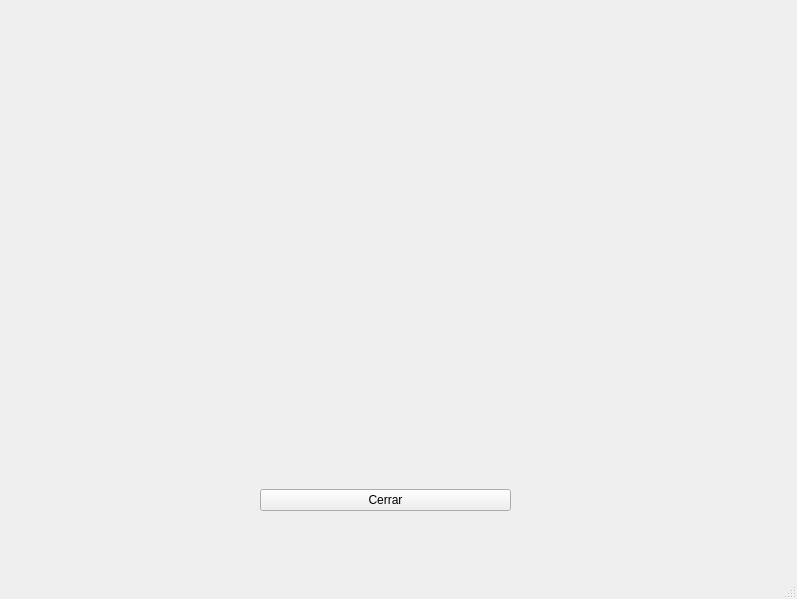
<?xml version="1.0" encoding="UTF-8"?>
<ui version="4.0">
 <class>MainWindow</class>
 <widget class="QMainWindow" name="MainWindow">
  <property name="geometry">
   <rect>
    <x>0</x>
    <y>0</y>
    <width>797</width>
    <height>599</height>
   </rect>
  </property>
  <property name="windowTitle">
   <string>MainWindow</string>
  </property>
  <widget class="QWidget" name="centralwidget">
   <widget class="QCustomPlot" name="customplot" native="true">
    <property name="geometry">
     <rect>
      <x>10</x>
      <y>10</y>
      <width>771</width>
      <height>431</height>
     </rect>
    </property>
   </widget>
   <widget class="QWidget" name="gridLayoutWidget">
    <property name="geometry">
     <rect>
      <x>260</x>
      <y>450</y>
      <width>251</width>
      <height>101</height>
     </rect>
    </property>
    <layout class="QGridLayout" name="gridLayout">
     <item row="0" column="0">
      <widget class="QPushButton" name="b_cerrar_grafico">
       <property name="text">
        <string>Cerrar</string>
       </property>
      </widget>
     </item>
    </layout>
   </widget>
  </widget>
  <widget class="QMenuBar" name="menubar">
   <property name="geometry">
    <rect>
     <x>0</x>
     <y>0</y>
     <width>797</width>
     <height>23</height>
    </rect>
   </property>
  </widget>
  <widget class="QStatusBar" name="statusbar"/>
 </widget>
 <customwidgets>
  <customwidget>
   <class>QCustomPlot</class>
   <extends>QWidget</extends>
   <header>qcustomplot.h</header>
   <container>1</container>
  </customwidget>
 </customwidgets>
 <resources/>
 <connections>
  <connection>
   <sender>b_cerrar_grafico</sender>
   <signal>clicked()</signal>
   <receiver>MainWindow</receiver>
   <slot>close()</slot>
   <hints>
    <hint type="sourcelabel">
     <x>683</x>
     <y>545</y>
    </hint>
    <hint type="destinationlabel">
     <x>399</x>
     <y>299</y>
    </hint>
   </hints>
  </connection>
 </connections>
</ui>
